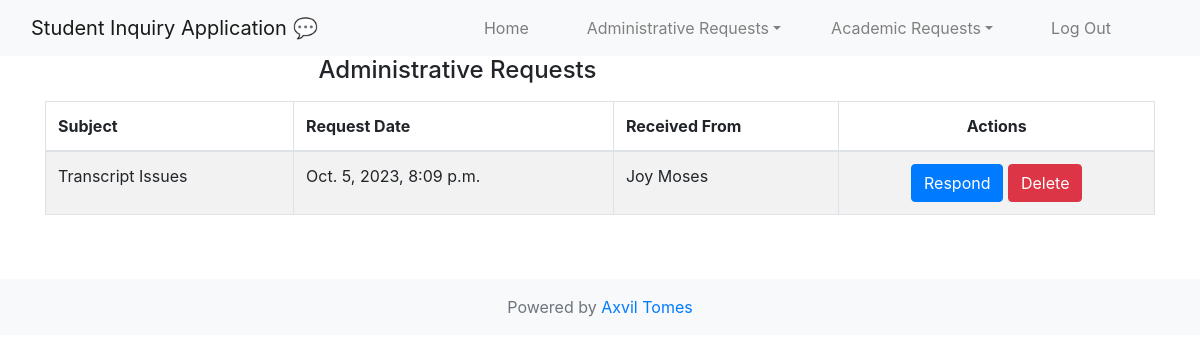
Page /administrativerequests/ (signed in) on the earlier database version.
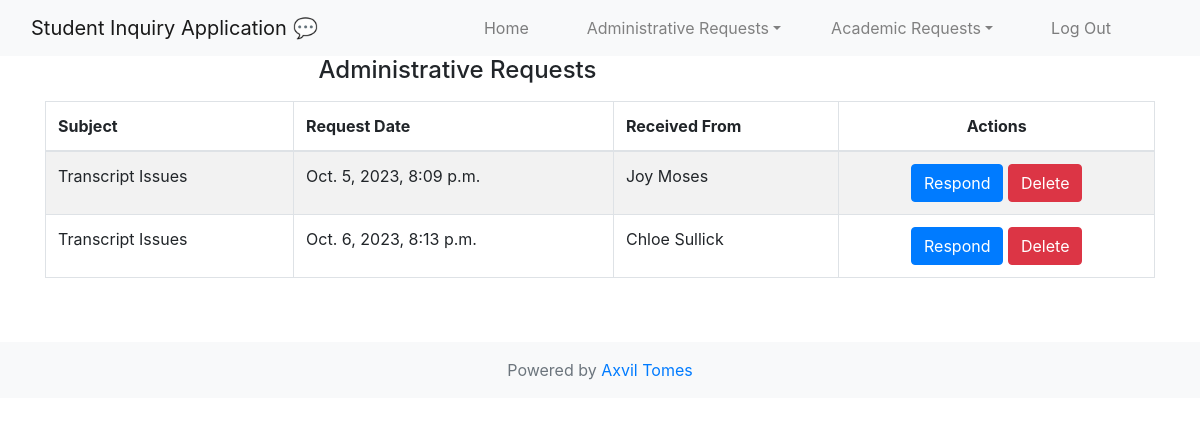
Same page on the later database version.
### inquiries/models.py (models this page shows, shortened)
class AdministrativeRequests(models.Model):
    subject = models.CharField(max_length=100, help_text="Enter the Subject of your Request")
    body = models.TextField(max_length=2000, help_text="Enter Description of your Administrative Request Here")
    request_date = models.DateTimeField(auto_now_add=True, help_text="Date and time when the request was made")
    receiver = models.ForeignKey(CustomUser, on_delete=models.CASCADE, related_name='received_admin_requests', help_text="Sending to...")
    sender = models.ForeignKey(CustomUser, on_delete=models.CASCADE, related_name='sent_admin_requests', help_text="Sent By...", default=None)
    reply =  models.TextField(max_length=2000, help_text="Enter a response to the Administrative Request Above", default="No Response Yet...")
    class Meta:
        verbose_name_plural = "Administrative Requests"

### users/models.py (models this page shows)
class CustomUser(AbstractUser):
    USER_TYPE_CHOICES = (
        ('student', 'Student'),
        ('facilitator', 'Facilitator'),
        ('teamlead', 'Teamlead'),
    )
    user_type = models.CharField(max_length=20, choices=USER_TYPE_CHOICES)
    username = models.CharField(
        max_length=150,
        unique=True,
        help_text='Required. 150 characters or fewer. Letters, digits, and spaces only.',
        validators=[],
        error_messages={
            'unique': "A user with that username already exists.",
        },
    )
    def is_facilitator(self):
        return self.user_type == 'facilitator'
    def is_student(self):
        return self.user_type == 'student'
    def is_teamlead(self):
        return self.user_type == 'teamlead'
    objects = CustomUserManager()

### inquiries/views.py (the view)
# urls.py: path('administrativerequests/', AdministrativeRequestsListView.as_view(), name='administrativerequests-list'),
class AdministrativeRequestsListView(LoginRequiredMixin,ListView):
    model = AdministrativeRequests
    context_object_name = "administrative_requests"
    template_name = "inquiries/admin_requests_list.html"
    paginate_by = 5
    def get_queryset(self):
        user = self.request.user
        if user.is_facilitator():
            return AdministrativeRequests.objects.filter(sender=user)
        elif user.is_student():
            return AdministrativeRequests.objects.filter(sender=user)
        elif user.is_teamlead():
            return AdministrativeRequests.objects.all()

### inquiries/templates/inquiries/admin_requests_list.html (shortened to what this page needs)
{% extends 'users/base.html' %}
{% block content %}
    <div class="right_col" role="main">
        <div class="">
            <div class="row">
                <div class="col-md-12 col-sm-12 col-xs-12">
                    <div class="x_panel">
                        <div class="x_title">
                            <div class="row">
                                <div class="col-md-9">
                                    <h4 class="text-center">Administrative Requests</h4>
                                </div>
                                <div class="col-md-3">
                                </div>
                            </div>
                        </div>
                        <div class="x_content mt-2">
                            <table id="administrative-requests-datatable" class="table table-striped table-bordered">
                                <thead>
                                    <tr>
                                        <th>Subject</th>
                                        <th>Request Date</th>
                                        {% if user.is_teamlead %}
                                        <th> Received From </th>
                                        {% else %}
                                        <th> Sent To </th>
                                        {% endif %}
                                        <th class="text-center">Actions</th>
                                    </tr>
                                </thead>
                                <tbody>
                                    {% for administrative_request in administrative_requests %}
                                        <tr>
                                            <td>{{ administrative_request.subject }}</td>
                                            <td>{{ administrative_request.request_date }}</td>
                                            {% if user.is_teamlead %}
                                            <td>{{ administrative_request.sender}}</td>
                                            {% else %}
                                            <td>{{ administrative_request.receiver}}</td>
                                            {% endif %}
                                            <td class="text-center">
                                                {% if user.is_student or user.is_facilitator %}
                                                <a href="{% url 'administrativerequests-update' administrative_request.pk %}" class="btn btn-primary btn-xs"><i class="fa fa-pencil"></i> Edit </a>
                                                {% elif user.is_teamlead %}
                                                <a href="{% url 'administrativerequests-update' administrative_request.pk %}" class="btn btn-primary btn-xs"> Respond </a>
                                                {% endif %}
                                                <a href="{% url 'administrativerequests-delete' administrative_request.pk %}" class="btn btn-danger btn-xs"> Delete </a>
                                            </td>
                                        </tr>
                                    {% endfor %}
                                </tbody>
                            </table>
                        </div>
                    </div>
                </div>
            </div>
        </div>
    </div>
{% endblock content %}

Differences in the rows shown:
added AdministrativeRequests: subject "Transcript Issues", request_date "Oct. 6, 2023, 8:13 p.m.", sender "Chloe Sullick"
